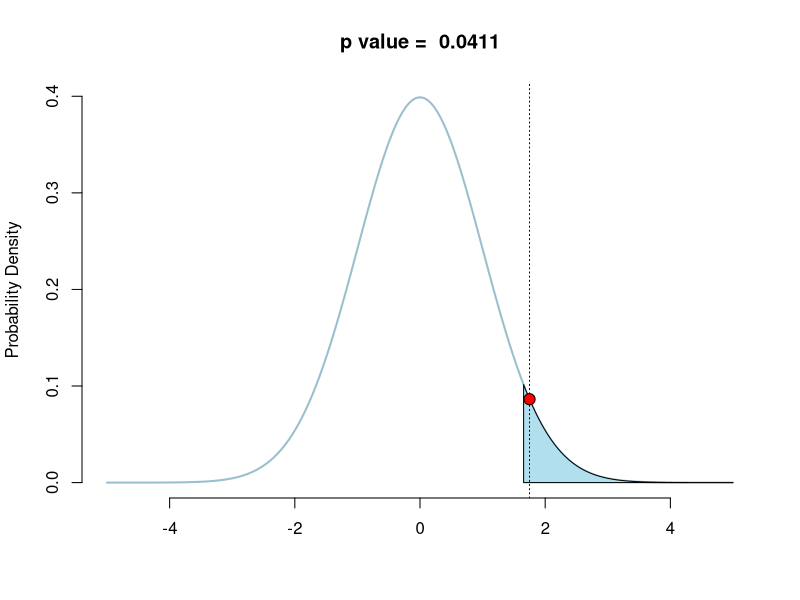

Source code (R):
# Comparing a sample with a mean of x and a sd of y to a population with a mean of 0 and an unknown sd
# Constant mean and sd
# Point represents test statistic

mean1= 5 #x #constant #5
sd1= 35 #y #constant #35
sample_size <- 150

# Calculating the critical value

critical_value <- qt(p=.05, df=sample_size-1, lower.tail=FALSE)

# Calculating the test statistic

t <- mean1/(sd1/(sqrt(sample_size)))

# Defining upper and lower boundaries

upper_x_possible <- 5

if(t > upper_x_possible){
  upper_x <- t+1
} else {
  upper_x <- upper_x_possible
}

# calculating p value to generate as title

p_value <- (1-pt(abs(t), sample_size - 1))
p_value_rounded <- signif(p_value, digits=3)
p_string <- paste("p value = ", p_value_rounded, sep = " ")

# Plotting the distribution

x <- seq(-5, upper_x, length=200)
y <- dnorm(x, mean=0, sd=1)

plot(x, y, type="l", lwd=2, col="lightblue3", frame=FALSE, ylab="Probability Density", xlab="", main=p_string)

# Defining & shading the rejection region

polygon_x <- seq(critical_value,upper_x,length=300)
polygon_y <- dnorm(polygon_x,mean=0,sd=1)
polygon(c(critical_value,polygon_x,upper_x), c(0,polygon_y,0),col="lightblue2")

# Adding a vertical line for the test statistic

abline(v=t, lty="dotted")

# Plotting the test statistic (green if not rejecting the null; red if rejecting)

if(t < critical_value){
  points(x=t, y=dnorm(t, mean=0, sd=1), pch=21, col="black", bg="green", cex=1.5)
} else {
  points(x=t, y=dnorm(t, mean=0, sd=1), pch=21, col="black", bg="red", cex=1.5)
}